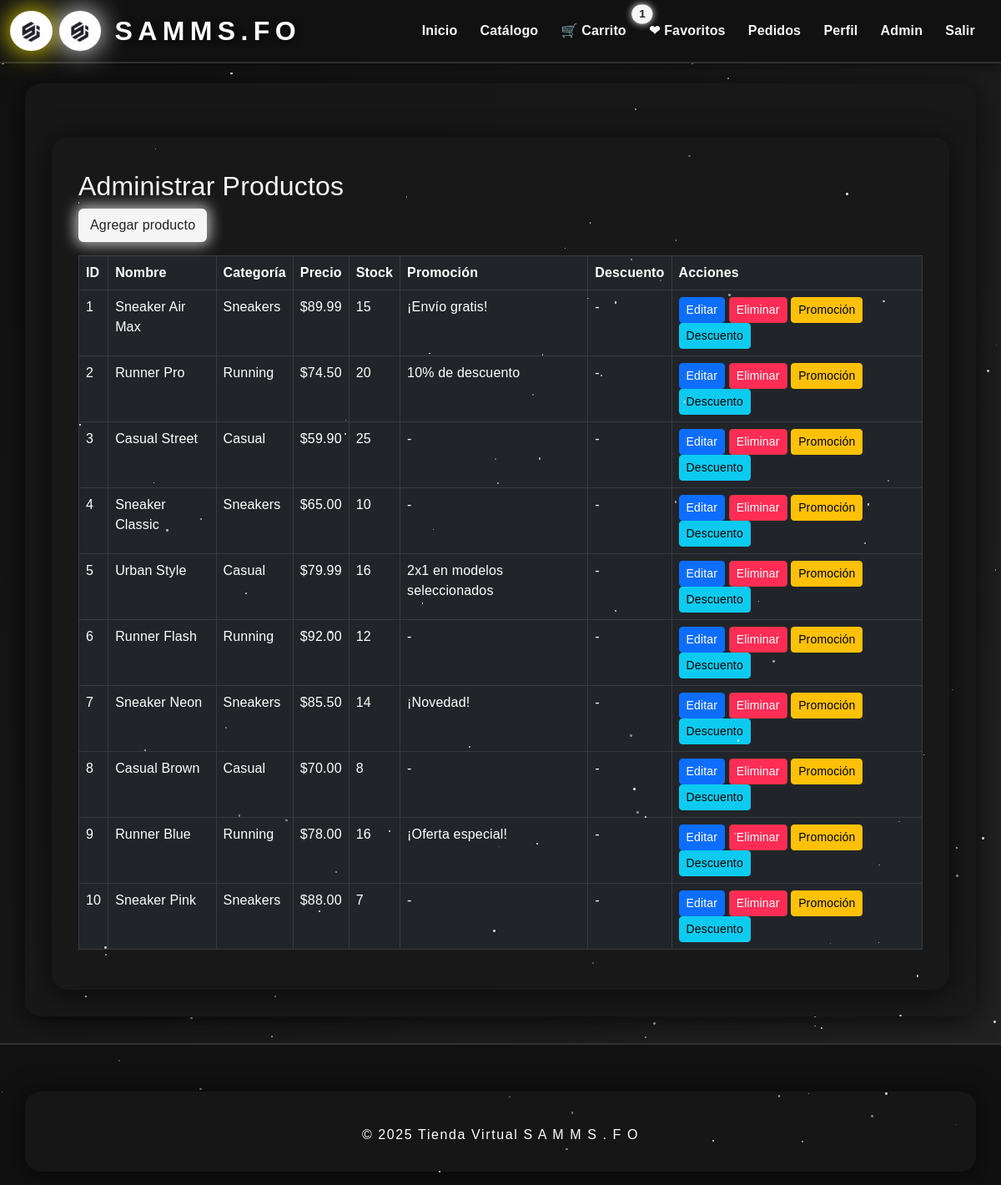
The app's page /admin/products (signed in) with its own data.
### app/models/products.py (models this page shows, shortened)
class Product(db.Model):
    __tablename__ = 'products'
    id = db.Column(db.Integer, primary_key=True)
    name = db.Column(db.String(100), nullable=False)
    description = db.Column(db.Text)
    price = db.Column(db.Float, nullable=False)
    stock = db.Column(db.Integer, default=0)
    image = db.Column(db.String(255))  # Nombre del archivo de imagen
    size = db.Column(db.String(20))
    color = db.Column(db.String(30))
    category_id = db.Column(db.Integer, db.ForeignKey('categories.id'), nullable=False)
    created_at = db.Column(db.DateTime, server_default=db.func.now())
    updated_at = db.Column(db.DateTime, server_default=db.func.now(), onupdate=db.func.now())
    promo = db.Column(db.String(255))  # Texto de promoción, si aplica
    destacado = db.Column(db.Boolean, default=False)  # Si es producto destacado

class Category(db.Model):
    __tablename__ = 'categories'
    id = db.Column(db.Integer, primary_key=True)
    name = db.Column(db.String(50), unique=True, nullable=False)
    description = db.Column(db.String(255))
    products = db.relationship('Product', backref='category', lazy=True)

### app/routes/admin.py (the view)
@admin_bp.route('/products')
@login_required
@admin_required
def products():
    page = request.args.get('page', 1, type=int)
    products = Product.query.paginate(page=page, per_page=20, error_out=False)
    return render_template('admin/products.html', products=products)

### app/routes/admin.py (called while the page is built)
def admin_required(f):
    @wraps(f)
    def decorated_function(*args, **kwargs):
        if not current_user.is_authenticated or current_user.role != UserRole.ADMIN:
            flash('Acceso denegado: solo administradores.', 'danger')
            return redirect(url_for('auth.login'))
        return f(*args, **kwargs)
    return decorated_function

### app/templates/admin/products.html
{% extends 'base.html' %}
{% block content %}
<div class="container mt-4">
  <h2>Administrar Productos</h2>
  <a href="{{ url_for('admin.add_product') }}" class="btn btn-success mb-3">Agregar producto</a>
  <table class="table table-bordered table-dark table-hover">
    <thead>
      <tr>
        <th>ID</th>
        <th>Nombre</th>
        <th>Categoría</th>
        <th>Precio</th>
        <th>Stock</th>
        <th>Promoción</th>
        <th>Descuento</th>
        <th>Acciones</th>
      </tr>
    </thead>
    <tbody>
      {% for product in products %}
      <tr>
        <td>{{ product.id }}</td>
        <td>{{ product.name }}</td>
        <td>{{ product.category.name }}</td>
        <td>${{ '%.2f'|format(product.price) }}</td>
        <td>{{ product.stock }}</td>
        <td>{{ product.promo or '-' }}</td>
        <td>
          {% if product.discount %}
            <span class="badge badge-glow-white">{{ product.discount }}%</span>
          {% else %}-{% endif %}
        </td>
        <td>
          <a href="{{ url_for('admin.edit_product', product_id=product.id) }}" class="btn btn-primary btn-sm">Editar</a>
          <a href="{{ url_for('admin.delete_product', product_id=product.id) }}" class="btn btn-danger btn-sm" onclick="return confirm('¿Seguro que deseas eliminar este producto?');">Eliminar</a>
          <a href="{{ url_for('admin.add_promo', product_id=product.id) }}" class="btn btn-warning btn-sm">Promoción</a>
          <a href="{{ url_for('admin.add_discount', product_id=product.id) }}" class="btn btn-info btn-sm">Descuento</a>
        </td>
      </tr>
      {% endfor %}
    </tbody>
  </table>
</div>
{% endblock %}

### app/templates/base.html (shortened to what this page needs)
<!DOCTYPE html>
<html lang="es">
<head>
    <link rel="stylesheet" href="https://cdn.jsdelivr.net/npm/bootstrap@5.3.0/dist/css/bootstrap.min.css">
    <link rel="stylesheet" href="{{ url_for('static', filename='star-bg.css') }}">
</head>
<body>
    <div class="stars"></div>
<nav class="navbar navbar-expand-lg navbar-dark">
    <div class="container-fluid">
        <a class="navbar-brand d-flex align-items-center gap-2" href="/">
            <img src="{{ url_for('static', filename='logo.png') }}" alt="Logo SAMMS.FO" height="48" style="filter: drop-shadow(0 0 16px #fff200);border-radius:50%;background:#fff;object-fit:cover;" title="Ir al inicio">
            <img src="{{ url_for('static', filename='logo.png') }}" alt="Logo SAMMS.FO" height="48" style="filter: drop-shadow(0 0 16px #f5f5f5);border-radius:50%;background:#fff;object-fit:cover;" title="Ir al inicio">
            <span class="ms-2">SAMMS.FO</span>
        </a>
        <div class="collapse navbar-collapse" id="navbarNav">
            <ul class="navbar-nav ms-auto">
                {% if current_user.is_authenticated %}
                    <li class="nav-item"><a class="nav-link" href="/client/feed" title="Ir al inicio"><span class="d-none d-md-inline">Inicio</span> <span class="d-inline d-md-none" style="font-size:1.2em;">🏠</span></a></li>
                    <li class="nav-item"><a class="nav-link" href="/catalog" title="Ver catálogo"><span class="d-none d-md-inline">Catálogo</span> <span class="d-inline d-md-none" style="font-size:1.2em;">📦</span></a></li>
                    <li class="nav-item position-relative">
                        <a class="nav-link" href="/cart" title="Carrito de compras">
                            <span class="d-none d-md-inline">🛒 Carrito</span>
                            <span id="cartCount" class="position-absolute top-0 start-100 translate-middle badge rounded-pill badge-glow-white" style="font-size:0.85em;">0</span>
                        </a>
                    </li>
                    <li class="nav-item position-relative">
                        <a class="nav-link" href="/wishlist" title="Favoritos">
                            <span class="d-none d-md-inline">&#10084; Favoritos</span>
                        </a>
                    </li>
                    <li class="nav-item"><a class="nav-link" href="/orders/history" title="Ver pedidos"><span class="d-none d-md-inline">Pedidos</span> <span class="d-inline d-md-none" style="font-size:1.2em;">📦</span></a></li>
                    <li class="nav-item"><a class="nav-link" href="/client/profile" title="Mi perfil">
                        <span class="d-none d-md-inline">Perfil</span>
                    </a></li>
                    {% if current_user.role.name == 'ADMIN' %}
                        <li class="nav-item"><a class="nav-link" href="/admin/dashboard">Admin</a></li>
                    {% endif %}
                    <li class="nav-item"><a class="nav-link" href="/logout">Salir</a></li>
                {% else %}
                    <li class="nav-item"><a class="nav-link" href="/">Iniciar sesión</a></li>
                {% endif %}
            </ul>
        </div>
    </div>
</nav>
<div class="container mt-4">
    {% block content %}{% endblock %}
</div>
<footer class="footer">
    <div class="container">
        &copy; 2025 Tienda Virtual S A M M S . F O
    </div>
</footer>
</body>
</html>

### app/static/star-bg.css (style rules this page uses)
body { min-height: 100vh; background: #0a0a23; overflow-x: hidden; }
.stars { position: fixed; width: 100vw; height: 100vh; top: 0; left: 0; z-index: 0; pointer-events: none; }

### app/templates/base.html (style rules this page uses)
.badge-glow-white { background: #f5f5f5 !important; color: #222 !important; box-shadow: 0 0 8px #f5f5f5; }
body { background: linear-gradient(120deg, #111 0%, #222 100%), url('https://www.transparenttextures.com/patterns/asfalt-light.png'); min-height: 100vh; color: #f5f5f5; font-family: 'Montserrat', Arial, sans-serif; letter-spacing: 0.01em; background-blend-mode: overlay; }
.navbar { background: #111; border-bottom: 2px solid #fff2; box-shadow: 0 2px 12px 0 #0008; }
.navbar .navbar-brand { font-weight: 900; font-size: 2rem; letter-spacing: 0.2em; color: #fff !important; text-shadow: 2px 2px 8px #000a; }
.navbar .nav-link { color: #f5f5f5 !important; font-weight: 700; margin-right: 0.7rem; transition: color 0.2s; }
.container { background: #181818cc; border-radius: 1.2rem; box-shadow: 0 4px 32px 0 #000a; padding: 2.5rem 2rem 2rem 2rem; margin-top: 2.5rem; }
.footer { background: #111; color: #fff; padding: 1rem 0; text-align: center; margin-top: 2rem; border-top: 2px solid #fff2; letter-spacing: 0.1em; }
.btn-success { background: #f5f5f5 !important; color: #222 !important; border: 2px solid #f5f5f5; box-shadow: 0 0 16px 4px rgba(245,245,245,0.7), 0 2px 8px #0005; }
.btn-danger { background: #ff2d55; color: #fff; }
::placeholder { color: #bbb; opacity: 1; }

### records on screen
Product: id "1", name "Sneaker Air Max", category.name "Sneakers", price "89.99", stock "15", promo "¡Envío gratis!"
Product: id "2", name "Runner Pro", category.name "Running", price "74.50", stock "20", promo "10% de descuento"
Product: id "3", name "Casual Street", category.name "Casual", price "59.90", stock "25", promo "-"
Product: id "4", name "Sneaker Classic", category.name "Sneakers", price "65.00", stock "10", promo "-"
Product: id "5", name "Urban Style", category.name "Casual", price "79.99", stock "16", promo "2x1 en modelos seleccionados"
Product: id "6", name "Runner Flash", category.name "Running", price "92.00", stock "12", promo "-"
Product: id "7", name "Sneaker Neon", category.name "Sneakers", price "85.50", stock "14", promo "¡Novedad!"
Product: id "8", name "Casual Brown", category.name "Casual", price "70.00", stock "8", promo "-"
Product: id "9", name "Runner Blue", category.name "Running", price "78.00", stock "16", promo "¡Oferta especial!"
Product: id "10", name "Sneaker Pink", category.name "Sneakers", price "88.00", stock "7", promo "-"
